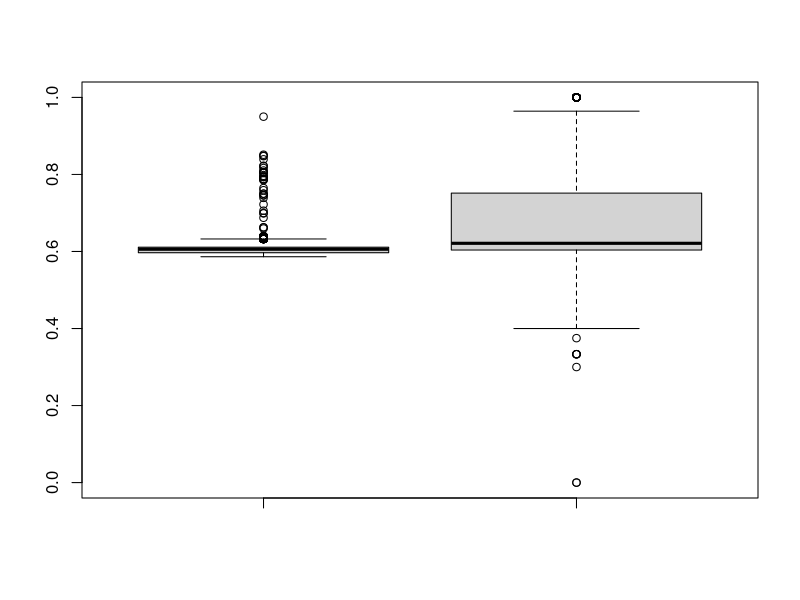
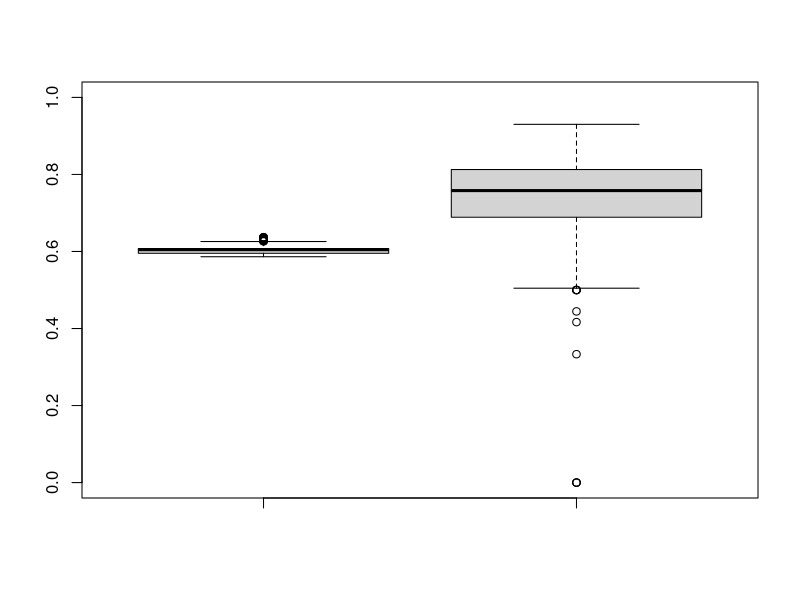
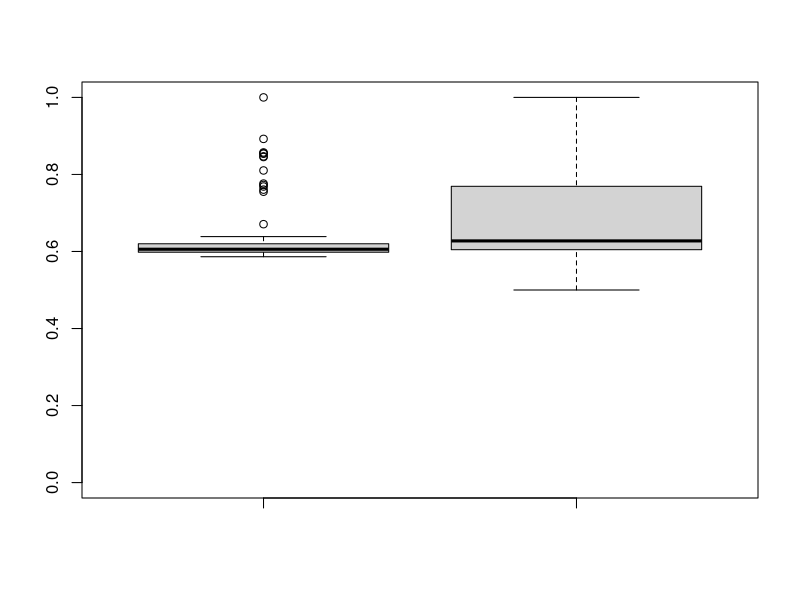
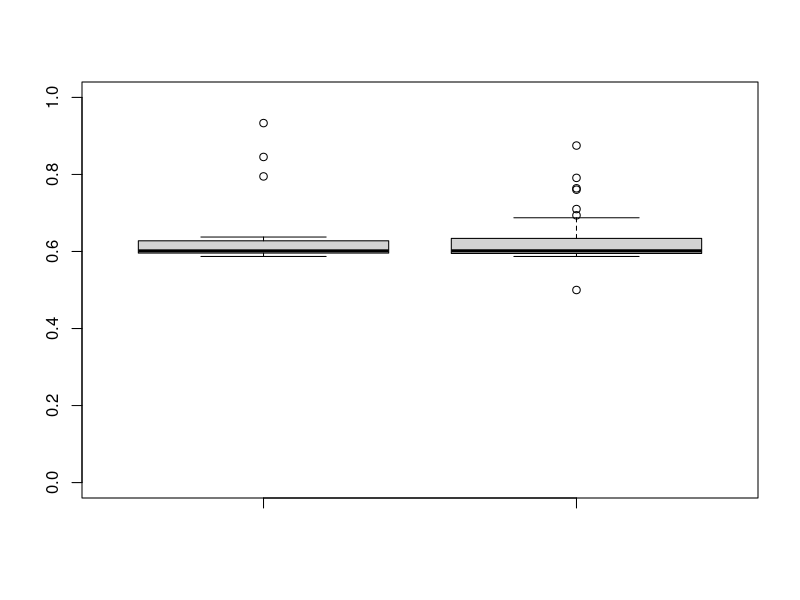
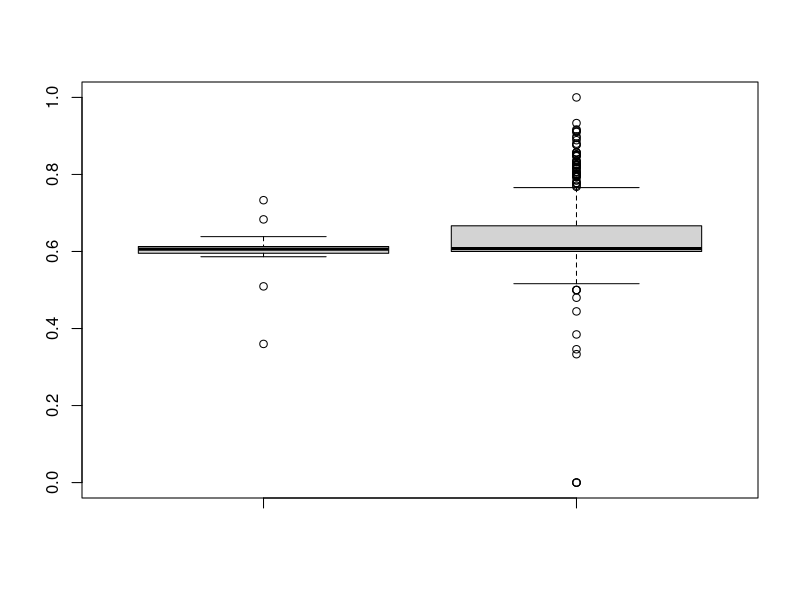
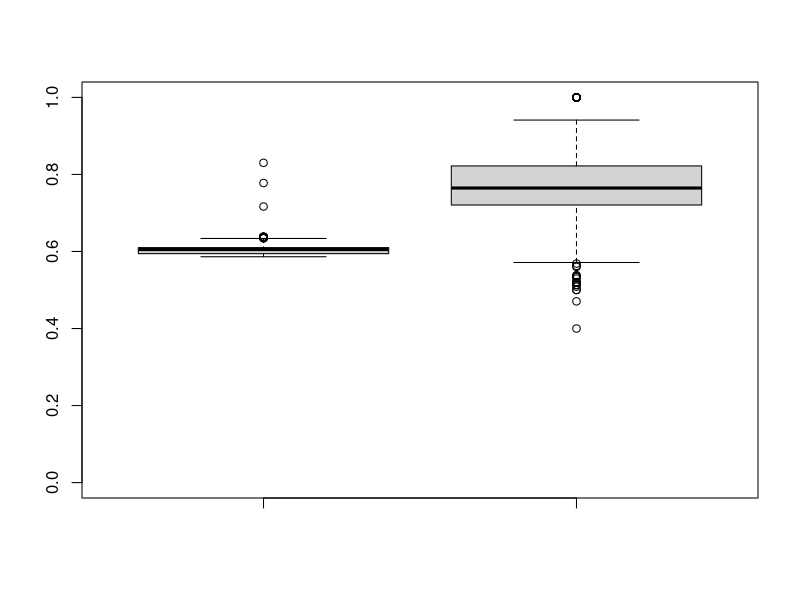
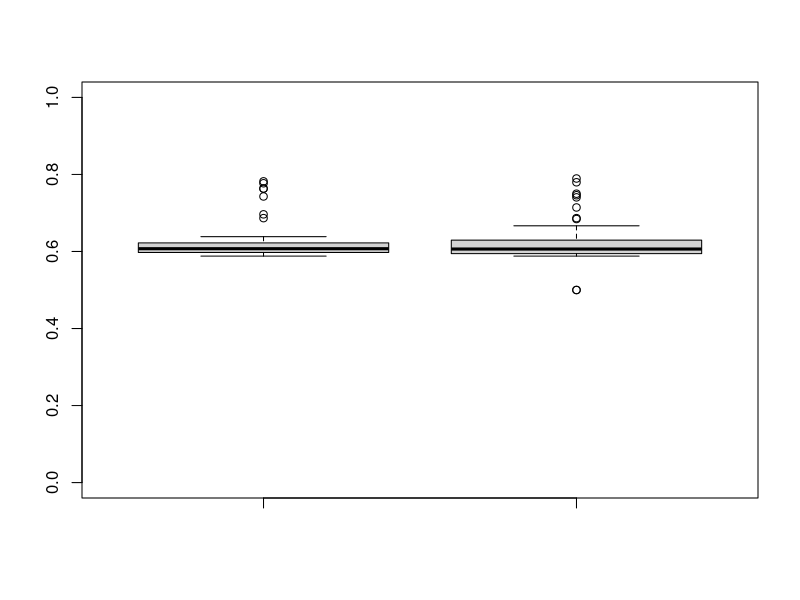
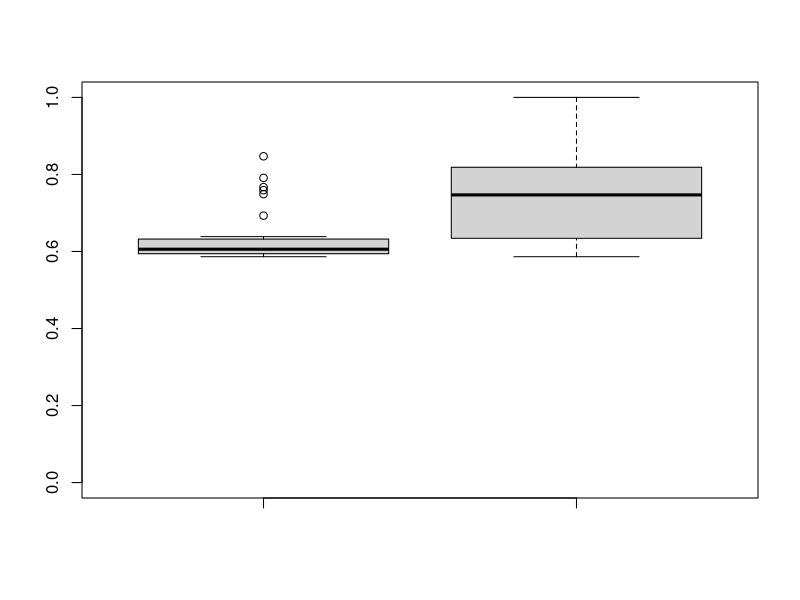

R code for these plots, in order:
########################
## SANER2015 RQ2
## @author:Yuki Ueda
## @createdOn:2015/10/20
########################
#pdf("RQ2_2.pdf")


### Set data
num <- data.frame() # Init

# Input csv
num <- read.csv("CSVdata_q_3/numOfPatchsets_2.csv"
                 ,sep=",", header=TRUE)

### number of patchset's voting(+1, -1) is 1
index_1 <- list(data.frame(), data.frame()) # first vote is like or dislike
index_2 <- list(index_1, index_1) # second vote is like or dislike
index_m <- list(index_2, index_2) # merge or abandoned
index <- list(index_m,index_m)

for(i in 1:nrow(num)){
  Id = num$ReviewId[i]
  CIndex = num$CommentIndex[i]      # CommentIndex
  if(CIndex==1){
    if(num$VotingScore[i] == 1){
      vote1 = 1
    }else{
      vote1 = 2
    }
    next
  }

  if(num$Status[i] == "merged"){
    merge_or_abandone = 1
  }else{
    merge_or_abandone = 2
  }

  if(num$VotingScore[i] == 1){
    vote2 = 1
  }else{
    vote2 = 2
  }

  index[[merge_or_abandone]][[vote1]][[vote2]][[1]] <- rbind(index[[merge_or_abandone]][[vote1]][[vote2]][[1]], num[i-1,])
  index[[merge_or_abandone]][[vote1]][[vote2]][[2]] <- rbind(index[[merge_or_abandone]][[vote1]][[vote2]][[2]], num[i,])
}

# Output to PDF file
for(i in index){
  for(j in i){ # first Comment
    for(k in j){ # second Comment
      value1 = k[[1]]$CurrentPar
      value2 = k[[2]]$CurrentPar
      name = paste("Qt_2_", k[[1]]$VotingScore[1], k[[2]]$VotingScore[1],  "_", k[[1]]$Status[1],"_",length(value1),sep = "")
      pdf(paste("pdf/",name,".pdf",sep=""))
      boxplot(value1, value2, ylim=c(0,1))
      print(name)
    }
  }
}
